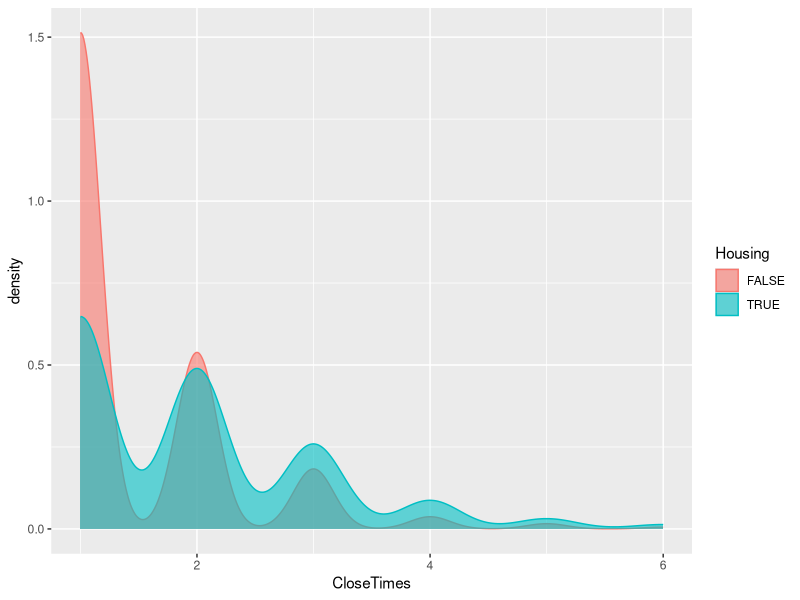
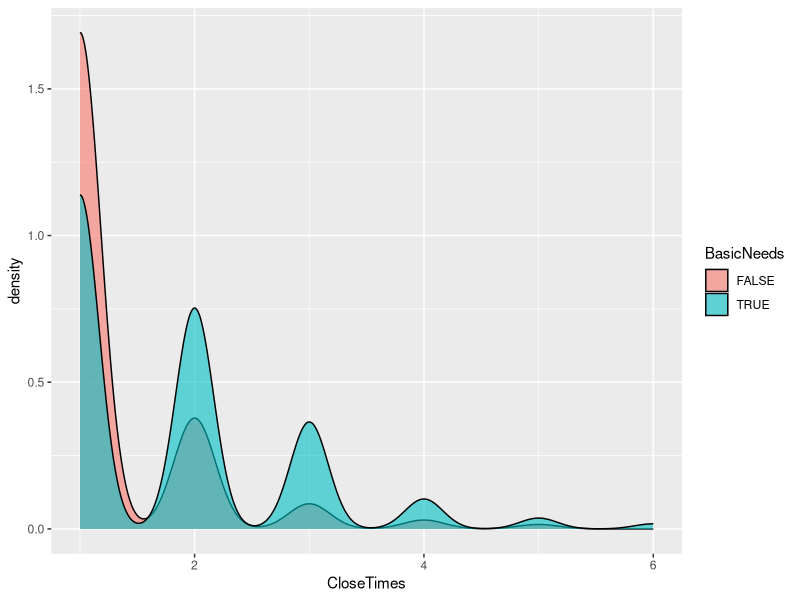
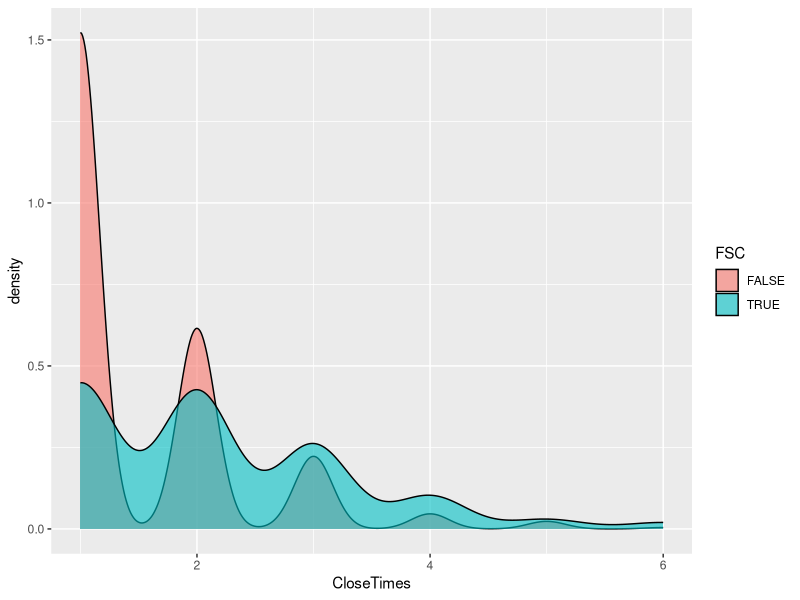
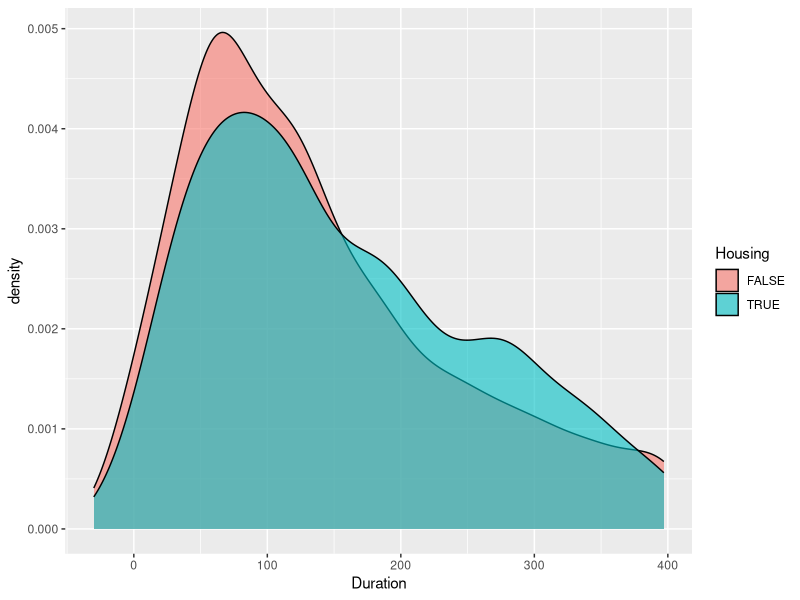
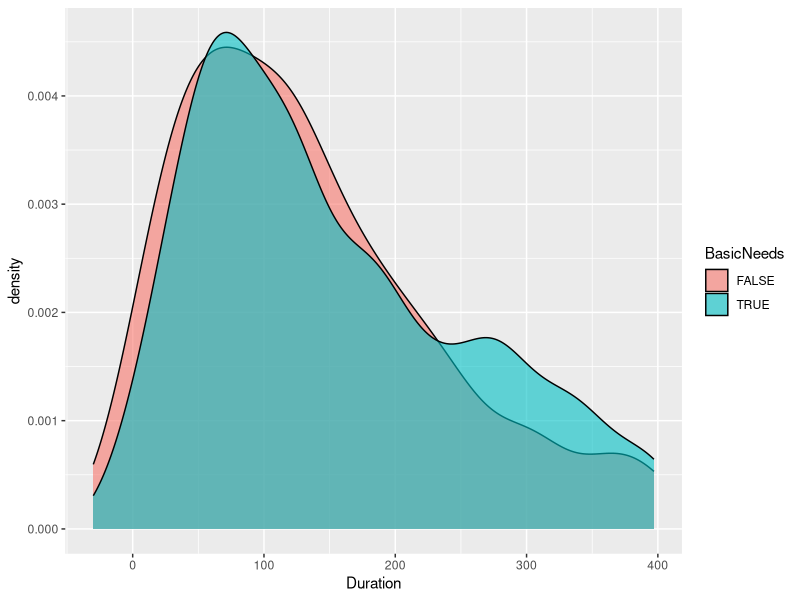
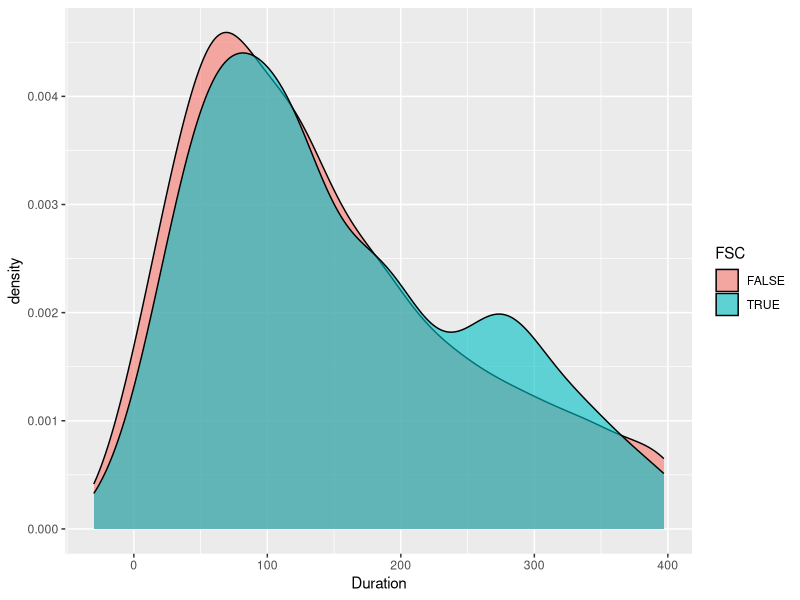

These figures' R source, in order:
library(ggplot2)
FamilyFinalData<-read.csv("FamilyFinalData.csv")

ggplot(FamilyFinalData, aes(x=CloseTimes, fill=Housing,color=Housing)) + 
  geom_density(alpha=.6)

ggplot(FamilyFinalData, aes(x=CloseTimes, fill=BasicNeeds)) + 
  geom_density(alpha=.6)

ggplot(FamilyFinalData, aes(x=CloseTimes, fill=FSC)) + 
  geom_density(alpha=.6)

ggplot(FamilyFinalData, aes(x=Duration, fill=Housing)) + 
  geom_density(alpha=.6)

ggplot(FamilyFinalData, aes(x=Duration, fill=BasicNeeds)) + 
  geom_density(alpha=.6)

ggplot(FamilyFinalData, aes(x=Duration, fill=FSC)) + 
  geom_density(alpha=.6)
